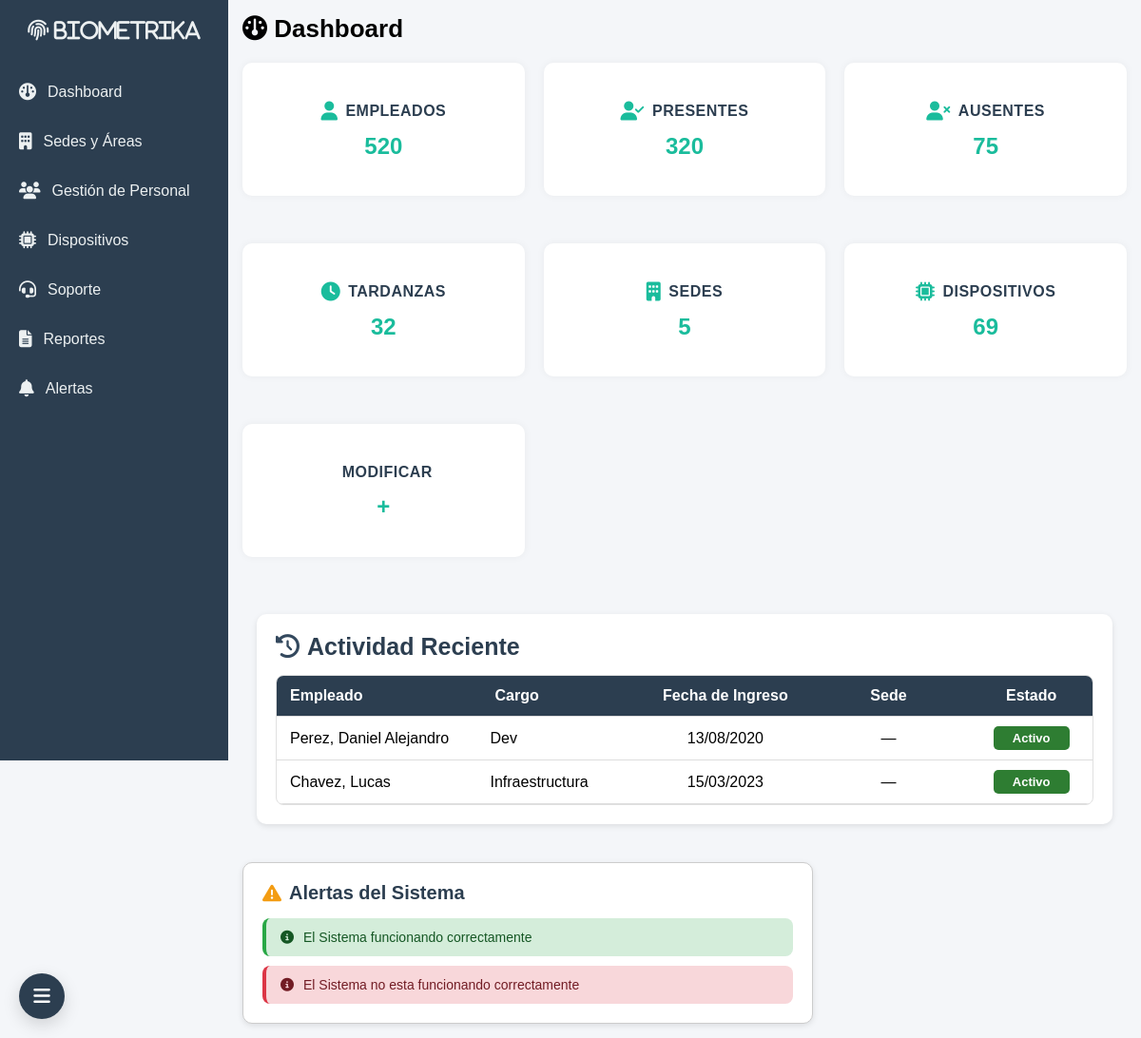
Page /account/ (signed in) on the earlier database version.
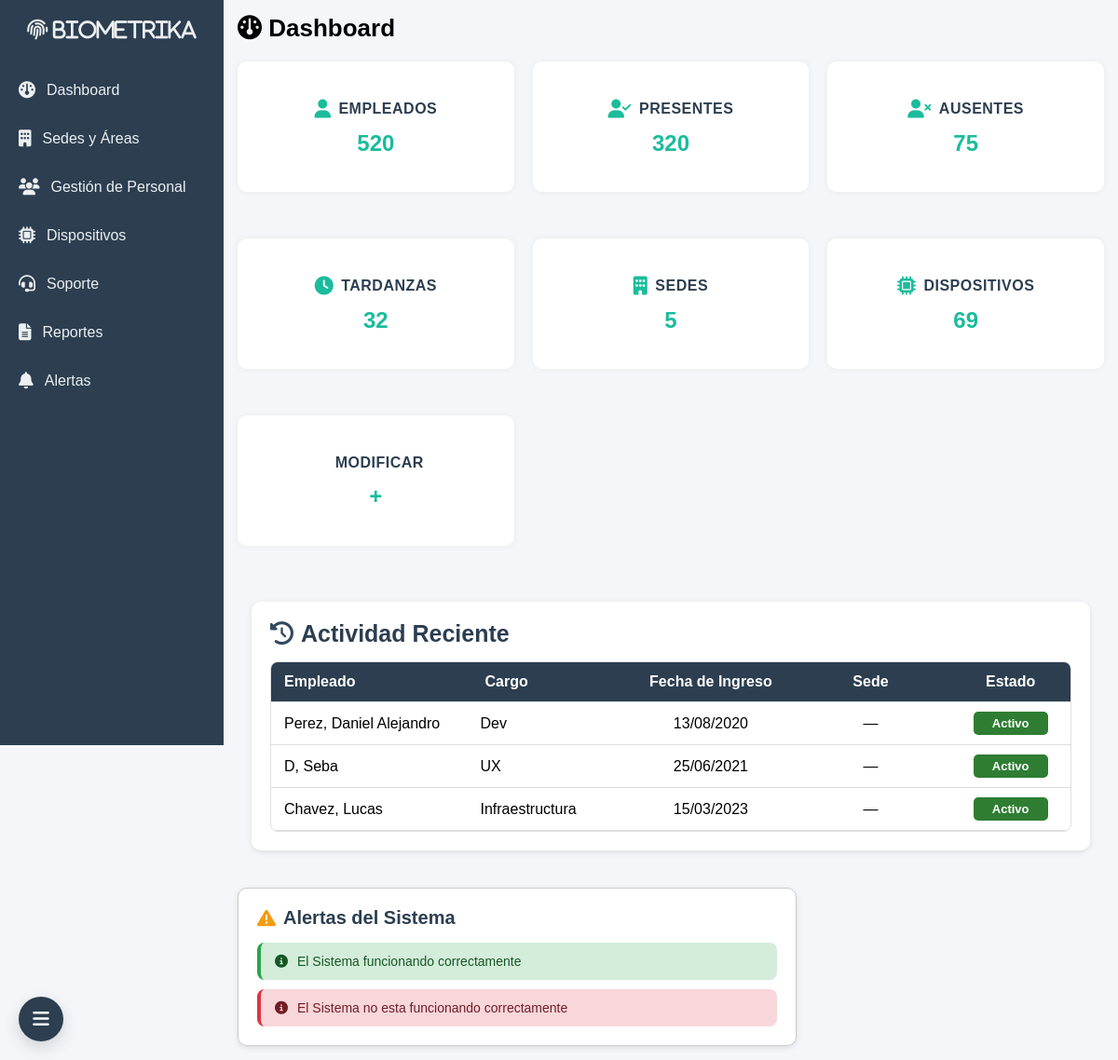
Same page on the later database version.
### usuario/models.py (models this page shows, shortened)
class Personal(models.Model):
    nombre = models.CharField(max_length=100)
    apellido = models.CharField(max_length=100)
    dni = models.CharField(max_length=15, unique=True)
    telefono = models.CharField(max_length=20, blank=True, null=True)
    email = models.EmailField(blank=True, null=True)
    cargo = models.CharField(max_length=100)
    fecha_ingreso = models.DateField()
    activo = models.BooleanField(default=True)
    ubicacion = models.ForeignKey(
        'Ubicacion',
        on_delete=models.SET_NULL,
        null=True, blank=True,
        related_name='empleados'
    )

### usuario/views.py (the view)
# urls.py: path('', views.dashboard, name='dashboard'),
@login_required
def dashboard(request):
    ultimos_empleados = Personal.objects.order_by('fecha_ingreso')[:10]  # Últimos 10 agregados
    return render(request, 'account/dashboard.html', {
        'section': 'dashboard',
        'ultimos_empleados': ultimos_empleados,
    })

### usuario/templates/account/dashboard.html (shortened to what the changed rows need)
{% extends "base.html" %}
{% load static %}
{% block content %}
        <nav class="barra_opciones">
            <h2>
                <div class="fingerprint-scanner" id="fingerprintScanner">
                    <i class="fas fa-fingerprint fa-1x text-primary">   Biometrika</i>
                </div>
            </h2>
        </nav>
    <main class="contenido">
        <header>
            <h1><i class="fa-solid fa-gauge"></i> <b>Dashboard</b></h1>
        </header>
<section class="actividad">
  <div>
    <h2><i class="fa-solid fa-clock-rotate-left"></i> Actividad Reciente</h2>
    <div class="desplazamiento">
      <table>
        <thead>
          <tr>
            <th>Empleado</th>
            <th>Cargo</th>
            <th>Fecha de Ingreso</th>
            <th>Sede</th>
            <th>Estado</th>
          </tr>
        </thead>
        <tbody>
          {% for empleado in ultimos_empleados %}
          <tr>
            <td>{{ empleado.apellido }}, {{ empleado.nombre }}</td>
            <td>{{ empleado.cargo|default:"—" }}</td>
            <td>{{ empleado.fecha_ingreso|date:"d/m/Y" }}</td>
            <td>
              {% if empleado.sede %}
                {{ empleado.sede.nombre_sede }}
              {% else %}
                —
              {% endif %}
            </td>
            <td>
              {% if empleado.activo %}
                <span class="estado aprobado">Activo</span>
              {% else %}
                <span class="estado denegado">Inactivo</span>
              {% endif %}
            </td>
          </tr>
          {% empty %}
          <tr>
            <td colspan="5">No hay empleados registrados.</td>
          </tr>
          {% endfor %}
        </tbody>
      </table>
    </div>
  </div>
</section>
    </main>
{% endblock %}

Differences in the rows shown:
added Personal: apellido "D", nombre "Seba", cargo "UX", fecha_ingreso "25/06/2021", activo "Activo"
